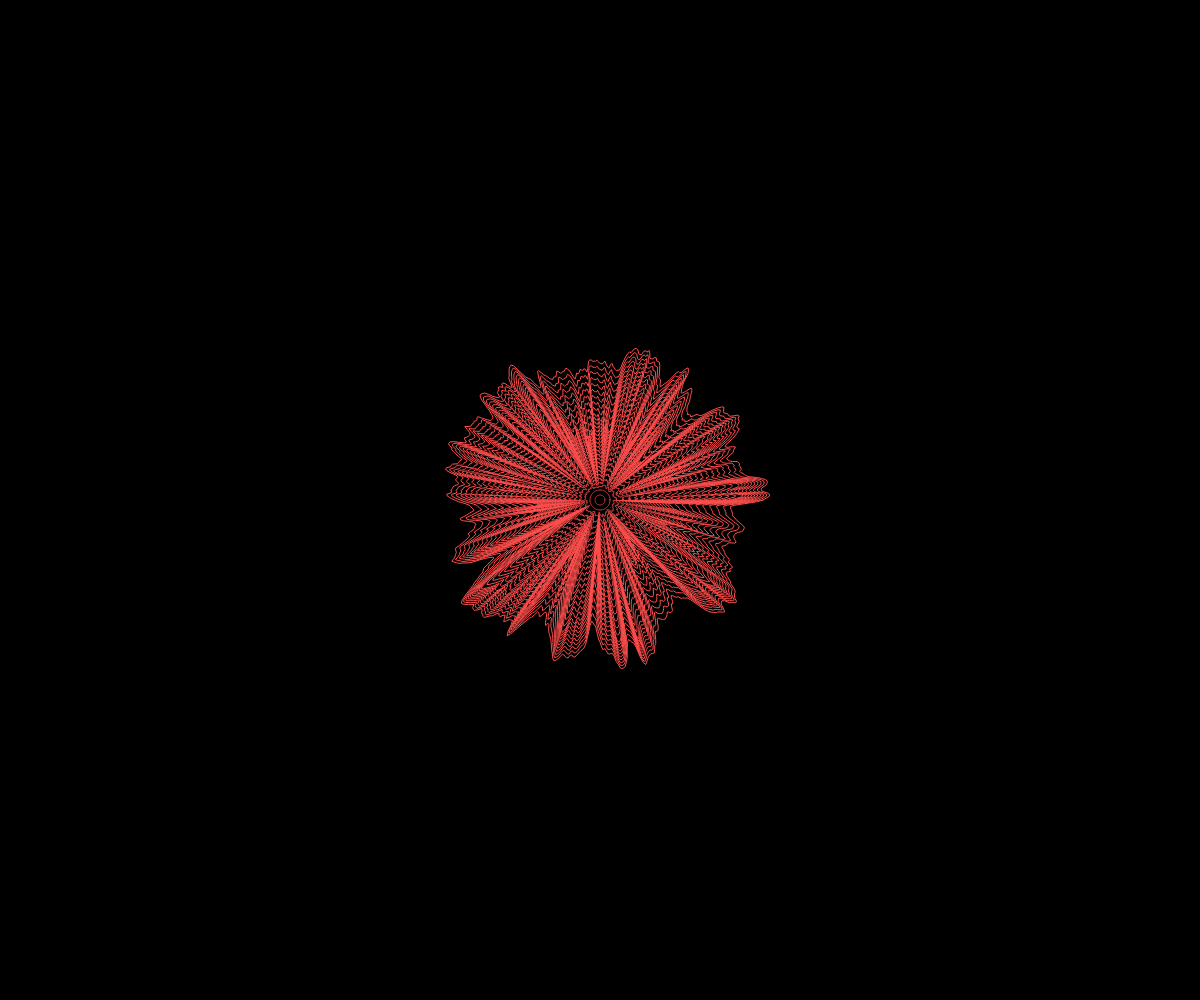
Frame 1 (no input)
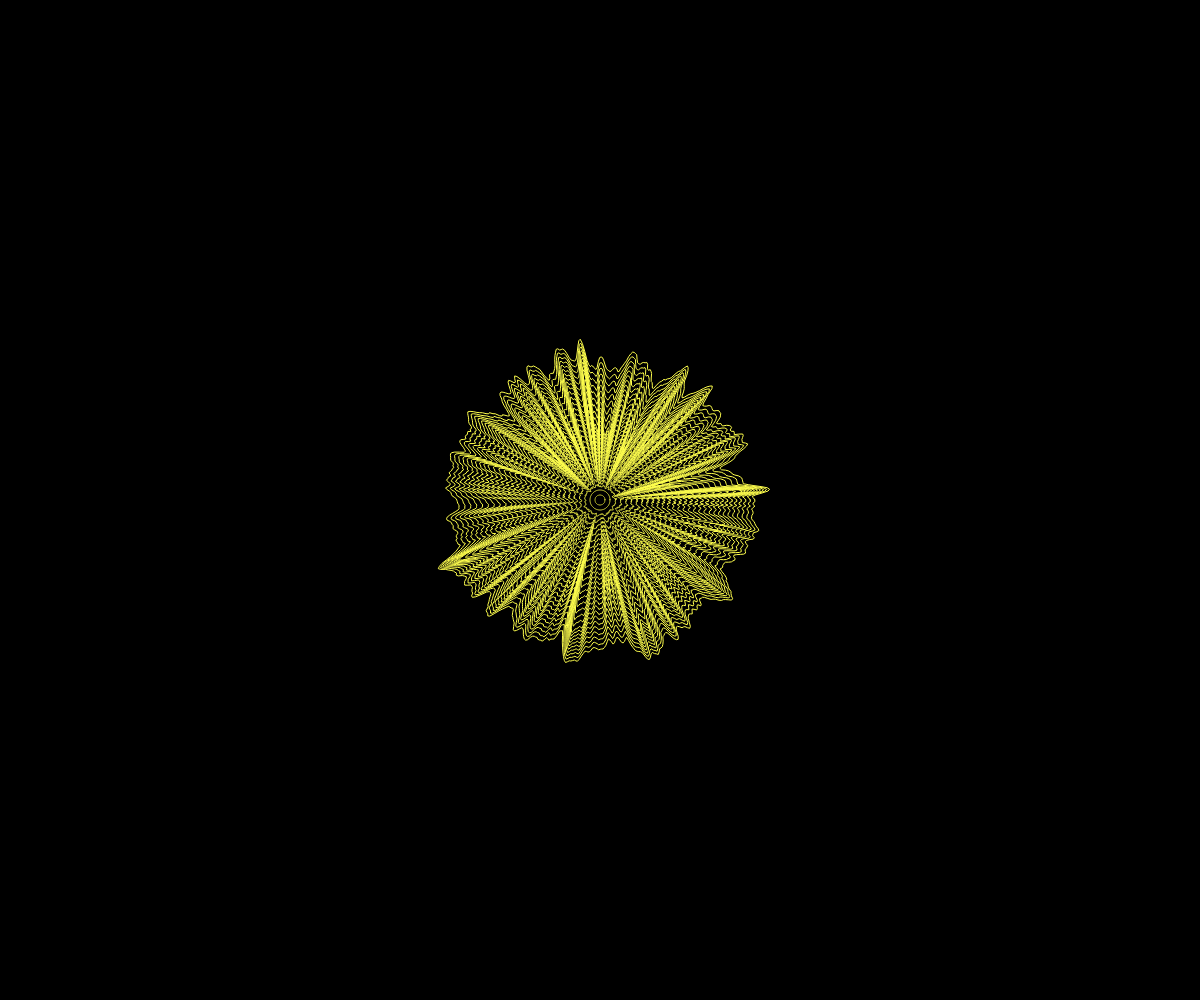
Frame 60 (no input)
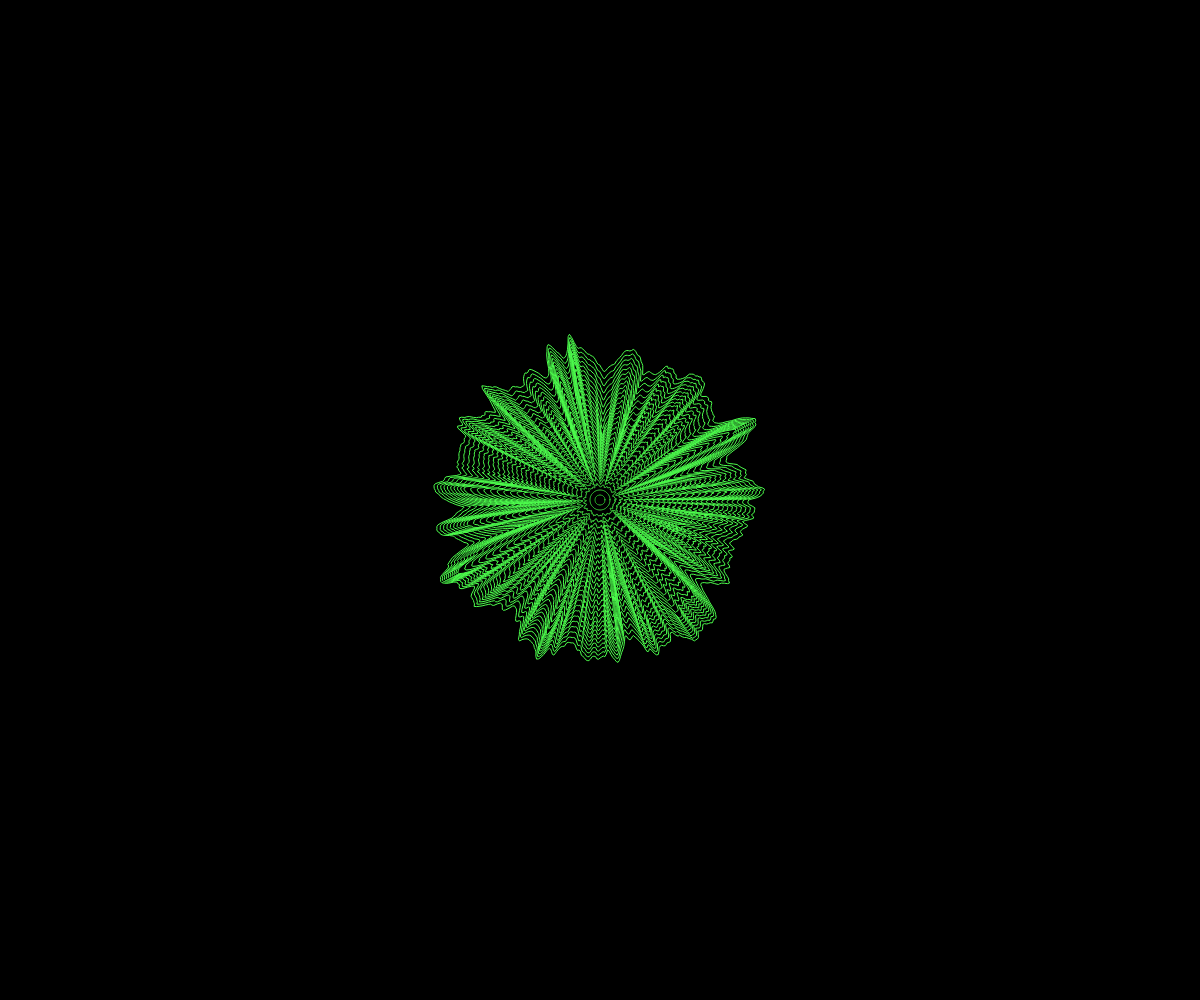
Frame 120 (the mouse pressed at the canvas centre since frame 60)

The p5.js sketch that drew these frames (run headless with seeded random() and noise() and a simulated clock; from frame 60 on, the mouse is pressed at the canvas centre):

// p5.js sketch
// ── sketch.js
let noiseMax = 15;
let phase = 0;
let zoff = 0;


function setup() {
  createCanvas(windowWidth, windowHeight);
  colorMode(HSB)
}

function draw() {
  background(0);
  translate (width/2, height/2);
  stroke(frameCount%360,70,100);
  noFill();
  beginShape();
  for (let a=0; a < TWO_PI; a+=0.01) {
    let xoff = map(cos(a + phase), -1,1,0,noiseMax);
    let yoff = map(sin(a + phase), -1,1,0,noiseMax);
    let r = map(noise(xoff, yoff,zoff), 0, 1, 100, 200);
    let x = r * cos(a);
    let y = r * sin(a);
    vertex(x,y);
  }
  endShape(CLOSE);
  
  beginShape();
  for (let a=0; a < TWO_PI; a+=0.01) {
    let xoff = map(cos(a + phase), -1,1,0,noiseMax);
    let yoff = map(sin(a + phase), -1,1,0,noiseMax);
    let r = map(noise(xoff, yoff,zoff), 0, 1, 90, 200);
    let x = r * cos(a);
    let y = r * sin(a);
    vertex(x,y);
  }
  endShape(CLOSE);
  
  beginShape();
  for (let a=0; a < TWO_PI; a+=0.01) {
    let xoff = map(cos(a + phase), -1,1,0,noiseMax);
    let yoff = map(sin(a + phase), -1,1,0,noiseMax);
    let r = map(noise(xoff, yoff,zoff), 0, 1, 80, 200);
    let x = r * cos(a);
    let y = r * sin(a);
    vertex(x,y);
  }
  endShape(CLOSE);
  
  beginShape();
  for (let a=0; a < TWO_PI; a+=0.01) {
    let xoff = map(cos(a + phase), -1,1,0,noiseMax);
    let yoff = map(sin(a + phase), -1,1,0,noiseMax);
    let r = map(noise(xoff, yoff,zoff), 0, 1, 70, 200);
    let x = r * cos(a);
    let y = r * sin(a);
    vertex(x,y);
  }
  endShape(CLOSE);
  
  beginShape();
  for (let a=0; a < TWO_PI; a+=0.01) {
    let xoff = map(cos(a + phase), -1,1,0,noiseMax);
    let yoff = map(sin(a + phase), -1,1,0,noiseMax);
    let r = map(noise(xoff, yoff,zoff), 0, 1, 60, 200);
    let x = r * cos(a);
    let y = r * sin(a);
    vertex(x,y);
  }
  endShape(CLOSE);
  
  beginShape();
  for (let a=0; a < TWO_PI; a+=0.01) {
    let xoff = map(cos(a + phase), -1,1,0,noiseMax);
    let yoff = map(sin(a + phase), -1,1,0,noiseMax);
    let r = map(noise(xoff, yoff,zoff), 0, 1, 50, 200);
    let x = r * cos(a);
    let y = r * sin(a);
    vertex(x,y);
  }
  endShape(CLOSE);
  
  beginShape();
  for (let a=0; a < TWO_PI; a+=0.01) {
    let xoff = map(cos(a + phase), -1,1,0,noiseMax);
    let yoff = map(sin(a + phase), -1,1,0,noiseMax);
    let r = map(noise(xoff, yoff,zoff), 0, 1, 40, 200);
    let x = r * cos(a);
    let y = r * sin(a);
    vertex(x,y);
  }
  endShape(CLOSE);
  
  beginShape();
  for (let a=0; a < TWO_PI; a+=0.01) {
    let xoff = map(cos(a + phase), -1,1,0,noiseMax);
    let yoff = map(sin(a + phase), -1,1,0,noiseMax);
    let r = map(noise(xoff, yoff,zoff), 0, 1, 30, 200);
    let x = r * cos(a);
    let y = r * sin(a);
    vertex(x,y);
  }
  endShape(CLOSE);
  
  beginShape();
  for (let a=0; a < TWO_PI; a+=0.01) {
    let xoff = map(cos(a + phase), -1,1,0,noiseMax);
    let yoff = map(sin(a + phase), -1,1,0,noiseMax);
    let r = map(noise(xoff, yoff,zoff), 0, 1, 20, 200);
    let x = r * cos(a);
    let y = r * sin(a);
    vertex(x,y);
  }
  endShape(CLOSE);
  
  beginShape();
  for (let a=0; a < TWO_PI; a+=0.01) {
    let xoff = map(cos(a + phase), -1,1,0,noiseMax);
    let yoff = map(sin(a + phase), -1,1,0,noiseMax);
    let r = map(noise(xoff, yoff,zoff), 0, 1, 10, 200);
    let x = r * cos(a);
    let y = r * sin(a);
    vertex(x,y);
  }
  endShape(CLOSE);
  
  beginShape();
  for (let a=0; a < TWO_PI; a+=0.01) {
    let xoff = map(cos(a + phase), -1,1,0,noiseMax);
    let yoff = map(sin(a + phase), -1,1,0,noiseMax);
    let r = map(noise(xoff, yoff,zoff), 0, 1, 10, 190);
    let x = r * cos(a);
    let y = r * sin(a);
    vertex(x,y);
  }
  endShape(CLOSE);
  
  
  beginShape();
  for (let a=0; a < TWO_PI; a+=0.01) {
    let xoff = map(cos(a + phase), -1,1,0,noiseMax);
    let yoff = map(sin(a + phase), -1,1,0,noiseMax);
    let r = map(noise(xoff, yoff,zoff), 0, 1, 10, 180);
    let x = r * cos(a);
    let y = r * sin(a);
    vertex(x,y);
  }
  endShape(CLOSE);
  
  
  beginShape();
  for (let a=0; a < TWO_PI; a+=0.01) {
    let xoff = map(cos(a + phase), -1,1,0,noiseMax);
    let yoff = map(sin(a + phase), -1,1,0,noiseMax);
    let r = map(noise(xoff, yoff,zoff), 0, 1, 10, 170);
    let x = r * cos(a);
    let y = r * sin(a);
    vertex(x,y);
  }
  endShape(CLOSE);
  
  
  beginShape();
  for (let a=0; a < TWO_PI; a+=0.01) {
    let xoff = map(cos(a + phase), -1,1,0,noiseMax);
    let yoff = map(sin(a + phase), -1,1,0,noiseMax);
    let r = map(noise(xoff, yoff,zoff), 0, 1, 10, 160);
    let x = r * cos(a);
    let y = r * sin(a);
    vertex(x,y);
  }
  endShape(CLOSE);
  
  
  beginShape();
  for (let a=0; a < TWO_PI; a+=0.01) {
    let xoff = map(cos(a + phase), -1,1,0,noiseMax);
    let yoff = map(sin(a + phase), -1,1,0,noiseMax);
    let r = map(noise(xoff, yoff,zoff), 0, 1, 10, 150);
    let x = r * cos(a);
    let y = r * sin(a);
    vertex(x,y);
  }
  endShape(CLOSE);
  
  
  beginShape();
  for (let a=0; a < TWO_PI; a+=0.01) {
    let xoff = map(cos(a + phase), -1,1,0,noiseMax);
    let yoff = map(sin(a + phase), -1,1,0,noiseMax);
    let r = map(noise(xoff, yoff,zoff), 0, 1, 10, 140);
    let x = r * cos(a);
    let y = r * sin(a);
    vertex(x,y);
  }
  endShape(CLOSE);
  
  
  beginShape();
  for (let a=0; a < TWO_PI; a+=0.01) {
    let xoff = map(cos(a + phase), -1,1,0,noiseMax);
    let yoff = map(sin(a + phase), -1,1,0,noiseMax);
    let r = map(noise(xoff, yoff,zoff), 0, 1, 10, 130);
    let x = r * cos(a);
    let y = r * sin(a);
    vertex(x,y);
  }
  endShape(CLOSE);
  
  beginShape();
  for (let a=0; a < TWO_PI; a+=0.01) {
    let xoff = map(cos(a + phase), -1,1,0,noiseMax);
    let yoff = map(sin(a + phase), -1,1,0,noiseMax);
    let r = map(noise(xoff, yoff,zoff), 0, 1, 10, 120);
    let x = r * cos(a);
    let y = r * sin(a);
    vertex(x,y);
  }
  endShape(CLOSE);
  
  beginShape();
  for (let a=0; a < TWO_PI; a+=0.01) {
    let xoff = map(cos(a + phase), -1,1,0,noiseMax);
    let yoff = map(sin(a + phase), -1,1,0,noiseMax);
    let r = map(noise(xoff, yoff,zoff), 0, 1, 10, 110);
    let x = r * cos(a);
    let y = r * sin(a);
    vertex(x,y);
  }
  endShape(CLOSE);
  
  beginShape();
  for (let a=0; a < TWO_PI; a+=0.01) {
    let xoff = map(cos(a + phase), -1,1,0,noiseMax);
    let yoff = map(sin(a + phase), -1,1,0,noiseMax);
    let r = map(noise(xoff, yoff,zoff), 0, 1, 10, 100);
    let x = r * cos(a);
    let y = r * sin(a);
    vertex(x,y);
  }
  endShape(CLOSE);
  
  beginShape();
  for (let a=0; a < TWO_PI; a+=0.01) {
    let xoff = map(cos(a + phase), -1,1,0,noiseMax);
    let yoff = map(sin(a + phase), -1,1,0,noiseMax);
    let r = map(noise(xoff, yoff,zoff), 0, 1, 10, 90);
    let x = r * cos(a);
    let y = r * sin(a);
    vertex(x,y);
  }
  endShape(CLOSE);
  
  beginShape();
  for (let a=0; a < TWO_PI; a+=0.01) {
    let xoff = map(cos(a + phase), -1,1,0,noiseMax);
    let yoff = map(sin(a + phase), -1,1,0,noiseMax);
    let r = map(noise(xoff, yoff,zoff), 0, 1, 10, 80);
    let x = r * cos(a);
    let y = r * sin(a);
    vertex(x,y);
  }
  endShape(CLOSE);
  
  beginShape();
  for (let a=0; a < TWO_PI; a+=0.01) {
    let xoff = map(cos(a + phase), -1,1,0,noiseMax);
    let yoff = map(sin(a + phase), -1,1,0,noiseMax);
    let r = map(noise(xoff, yoff,zoff), 0, 1, 10, 70);
    let x = r * cos(a);
    let y = r * sin(a);
    vertex(x,y);
  }
  endShape(CLOSE);
  
  beginShape();
  for (let a=0; a < TWO_PI; a+=0.01) {
    let xoff = map(cos(a + phase), -1,1,0,noiseMax);
    let yoff = map(sin(a + phase), -1,1,0,noiseMax);
    let r = map(noise(xoff, yoff,zoff), 0, 1, 10, 60);
    let x = r * cos(a);
    let y = r * sin(a);
    vertex(x,y);
  }
  endShape(CLOSE);
  
  beginShape();
  for (let a=0; a < TWO_PI; a+=0.01) {
    let xoff = map(cos(a + phase), -1,1,0,noiseMax);
    let yoff = map(sin(a + phase), -1,1,0,noiseMax);
    let r = map(noise(xoff, yoff,zoff), 0, 1, 10, 50);
    let x = r * cos(a);
    let y = r * sin(a);
    vertex(x,y);
  }
  endShape(CLOSE);
  
  beginShape();
  for (let a=0; a < TWO_PI; a+=0.01) {
    let xoff = map(cos(a + phase), -1,1,0,noiseMax);
    let yoff = map(sin(a + phase), -1,1,0,noiseMax);
    let r = map(noise(xoff, yoff,zoff), 0, 1, 10, 40);
    let x = r * cos(a);
    let y = r * sin(a);
    vertex(x,y);
  }
  endShape(CLOSE);
  
  beginShape();
  for (let a=0; a < TWO_PI; a+=0.01) {
    let xoff = map(cos(a + phase), -1,1,0,noiseMax);
    let yoff = map(sin(a + phase), -1,1,0,noiseMax);
    let r = map(noise(xoff, yoff,zoff), 0, 1, 10, 30);
    let x = r * cos(a);
    let y = r * sin(a);
    vertex(x,y);
  }
  endShape(CLOSE);
  
  beginShape();
  for (let a=0; a < TWO_PI; a+=0.01) {
    let xoff = map(cos(a + phase), -1,1,0,noiseMax);
    let yoff = map(sin(a + phase), -1,1,0,noiseMax);
    let r = map(noise(xoff, yoff,zoff), 0, 1, 10, 20);
    let x = r * cos(a);
    let y = r * sin(a);
    vertex(x,y);
  }
  endShape(CLOSE);
  
  beginShape();
  for (let a=0; a < TWO_PI; a+=0.01) {
    let xoff = map(cos(a + phase), -1,1,0,noiseMax);
    let yoff = map(sin(a + phase), -1,1,0,noiseMax);
    let r = map(noise(xoff, yoff,zoff), 0, 1, 10, 10);
    let x = r * cos(a);
    let y = r * sin(a);
    vertex(x,y);
  }
  endShape(CLOSE);
  
  beginShape();
  for (let a=0; a < TWO_PI; a+=0.01) {
    let xoff = map(cos(a + phase), -1,1,0,noiseMax);
    let yoff = map(sin(a + phase), -1,1,0,noiseMax);
    let r = map(noise(xoff, yoff,zoff), 0, 1, 5, 5);
    let x = r * cos(a);
    let y = r * sin(a);
    vertex(x,y);
  }
  endShape(CLOSE);
  zoff += 0.01;
  
  phase += 0.001;
}
